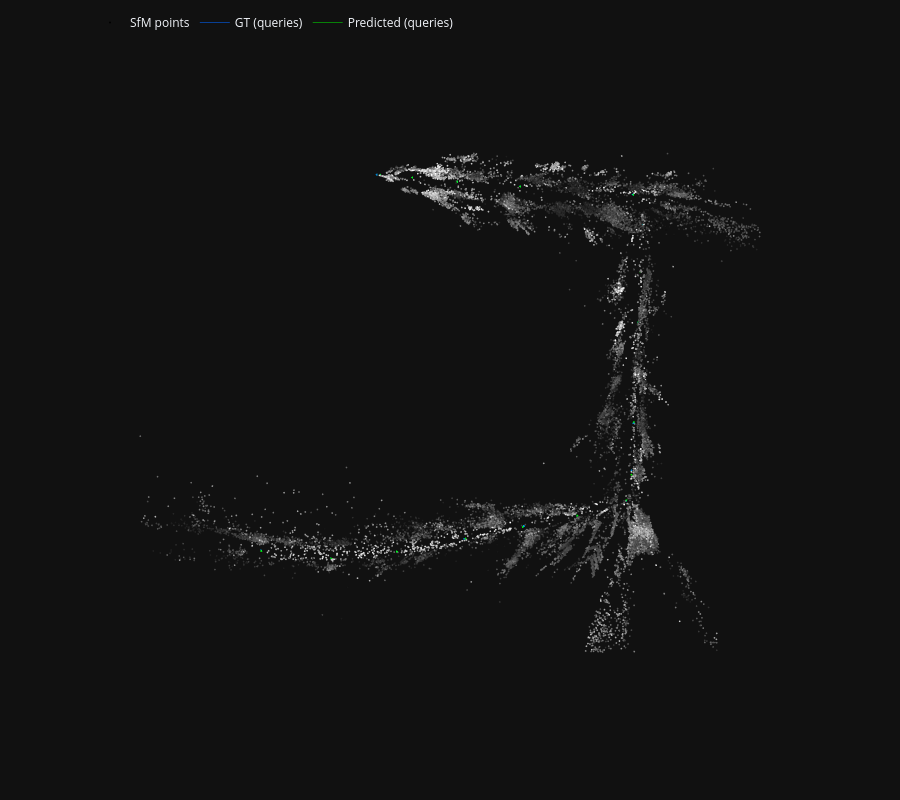

Notebook code for this chart:
### Markdown cell above
## 6. 全部 query：位姿表 + 3D（地图点 + GT/预测相机锥）

- 打印每帧 GT / predicted 的 translation、quaternion、位置误差  
- Plotly：SfM 三维点 + 全部 query 的 GT（蓝）与预测（绿）相机锥（`size=4`）

### Code cell
from hloc.utils import viz_3d

CAMERA_FRUSTUM_SIZE = 4.0  # larger cones (hloc default ~1)


def _pose_parts(pose):
    t = np.asarray(pose.translation, dtype=float)
    q = np.asarray(pose.rotation.quat, dtype=float)
    return t, q


def _print_pose(label: str, pose) -> None:
    t, q = _pose_parts(pose)
    print(f"{label}")
    print(f"  translation [m]:  [{t[0]:+.4f}, {t[1]:+.4f}, {t[2]:+.4f}]")
    print(f"  quaternion wxyz:  [{q[0]:+.6f}, {q[1]:+.6f}, {q[2]:+.6f}, {q[3]:+.6f}]")


def _enable_legend_last_trace(fig, name: str) -> None:
    """hloc plot_camera sets showlegend=False; re-enable one entry per group."""
    if fig.data:
        fig.data[-1].showlegend = True
        fig.data[-1].name = name


print(f"{'i':>3}  {'ts':>16}  {'ok':>3}  {'err_m':>8}  {'inliers':>12}")
print("-" * 72)
for i, (ts, r) in enumerate(zip(QUERY_TS_LIST, q_results)):
    print(f"\n=== query [{i+1:02d}/{len(q_results)}] ts={ts} camera={QUERY_CAMERA} ===")
    _print_pose("GT", r.gt_cam_from_world)
    if r.predicted.success and r.predicted.cam_from_world is not None:
        _print_pose("Predicted", r.predicted.cam_from_world)
        gt_t, _ = _pose_parts(r.gt_cam_from_world)
        pr_t, _ = _pose_parts(r.predicted.cam_from_world)
        err = float(np.linalg.norm(pr_t - gt_t))
        print(f"  position error: {err:.4f} m")
        print(
            f"  PnP inliers: {r.predicted.num_inliers}/"
            f"{r.predicted.num_correspondences}"
        )
        ok, err_s, inl = (
            "Y",
            f"{err:.4f}",
            f"{r.predicted.num_inliers}/{r.predicted.num_correspondences}",
        )
    else:
        print("Predicted: FAILED")
        ok, err_s, inl = "N", "-", "0/0"
    print(f"[{i+1:02d}] ts={ts}  ok={ok}  err_m={err_s}  inliers={inl}")

errs = []
for r in q_results:
    if r.predicted.success and r.predicted.cam_from_world is not None:
        errs.append(
            float(
                np.linalg.norm(
                    np.asarray(r.predicted.cam_from_world.translation)
                    - np.asarray(r.gt_cam_from_world.translation)
                )
            )
        )
n_ok = sum(1 for r in q_results if r.predicted.success)
print("\n=== aggregate ===")
print(f"Success: {n_ok}/{len(q_results)}")
if errs:
    print(
        f"Position error [m]: mean={np.mean(errs):.4f}  "
        f"median={np.median(errs):.4f}  max={np.max(errs):.4f}"
    )

fig_q = viz_3d.init_figure()
viz_3d.plot_reconstruction(
    fig_q,
    model,
    color="rgba(180,180,180,0.35)",
    name="SfM points",
    points_rgb=True,
    cameras=False,
    points=True,
)

gt_legend_done = False
pred_legend_done = False
for i, r in enumerate(q_results):
    viz_3d.plot_camera_colmap(
        fig_q,
        r.gt_cam_from_world,
        r.gt_camera,
        color="rgba(0,100,255,0.55)",
        name="GT (queries)",
        legendgroup="GT (queries)",
        fill=True,
        size=CAMERA_FRUSTUM_SIZE,
        text=f"GT {QUERY_TS_LIST[i]}",
    )
    if not gt_legend_done:
        _enable_legend_last_trace(fig_q, "GT (queries)")
        gt_legend_done = True

    if r.predicted.success and r.predicted.cam_from_world is not None:
        pred_cam = r.gt_camera
        if r.pnp_ret and r.pnp_ret.get("camera") is not None:
            pred_cam = r.pnp_ret["camera"]
        viz_3d.plot_camera_colmap(
            fig_q,
            r.predicted.cam_from_world,
            pred_cam,
            color="rgba(0,220,0,0.55)",
            name="Predicted (queries)",
            legendgroup="Predicted (queries)",
            fill=True,
            size=CAMERA_FRUSTUM_SIZE,
            text=f"Pred {QUERY_TS_LIST[i]}",
        )
        if not pred_legend_done:
            _enable_legend_last_trace(fig_q, "Predicted (queries)")
            pred_legend_done = True

fig_q.show()

### Figure 1 — Plotly figure (JSON) as saved in the notebook; plotly's stock layout.template omitted (floating-point values rounded to 4 significant figures; data arrays with more than 128 entries replaced by an {"elided": "..."} marker saying what was removed)
{"data": [{"legendgroup": "SfM points", "marker": {"color": {"elided": "26371x3 int values"}, "line": {"width": 0}, "size": 1}, "mode": "markers", "name": "SfM points", "type": "scatter3d", "x": {"elided": "26371 float values"}, "y": {"elided": "26371 float values"}, "z": {"elided": "26371 float values"}}, {"color": "rgba(0,100,255,0.55)", "hovertemplate": "GT 1400075224531875", "i": [0, 0, 0, 0], "j": [1, 2, 3, 4], "k": [2, 3, 4, 1], "legendgroup": "GT (queries)", "name": "GT (queries)", "showlegend": false, "type": "mesh3d", "x": [1.762, 2.738, 2.744, 2.705, 2.699, 2.738], "y": [-0.1153, -0.743, 0.514, 0.502, -0.755, -0.743], "z": [-1.127, -1.578, -1.562, -0.5994, -0.6154, -1.578]}, {"hovertemplate": "GT 1400075224531875", "legendgroup": "GT (queries)", "line": {"color": "rgba(0,100,255,0.55)", "width": 1}, "mode": "lines", "name": "GT (queries)", "showlegend": true, "type": "scatter3d", "x": [1.762, 2.738, 2.744, 1.762, 2.744, 2.705, 1.762, 2.705, 2.699, 1.762, 2.699, 2.738], "y": [-0.1153, -0.743, 0.514, -0.1153, 0.514, 0.502, -0.1153, 0.502, -0.755, -0.1153, -0.755, -0.743], "z": [-1.127, -1.578, -1.562, -1.127, -1.562, -0.5994, -1.127, -0.5994, -0.6154, -1.127, -0.6154, -1.578]}, {"color": "rgba(0,100,255,0.55)", "hovertemplate": "GT 1400075230343495", "i": [0, 0, 0, 0], "j": [1, 2, 3, 4], "k": [2, 3, 4, 1], "legendgroup": "GT (queries)", "name": "GT (queries)", "showlegend": false, "type": "mesh3d", "x": [4.15, 5.158, 5.088, 5.059, 5.13, 5.158], "y": [-0.08602, -0.645, 0.6057, 0.5796, -0.6712, -0.645], "z": [-1.022, -1.491, -1.459, -0.4932, -0.5249, -1.491]}, {"hovertemplate": "GT 1400075230343495", "legendgroup": "GT (queries)", "line": {"color": "rgba(0,100,255,0.55)", "width": 1}, "mode": "lines", "name": "GT (queries)", "showlegend": false, "type": "scatter3d", "x": [4.15, 5.158, 5.088, 4.15, 5.088, 5.059, 4.15, 5.059, 5.13, 4.15, 5.13, 5.158], "y": [-0.08602, -0.645, 0.6057, -0.08602, 0.6057, 0.5796, -0.08602, 0.5796, -0.6712, -0.08602, -0.6712, -0.645], "z": [-1.022, -1.491, -1.459, -1.022, -1.459, -0.4932, -1.022, -0.4932, -0.5249, -1.022, -0.5249, -1.491]}, {"color": "rgba(0,220,0,0.55)", "hovertemplate": "Pred 1400075230343495", "i": [0, 0, 0, 0], "j": [1, 2, 3, 4], "k": [2, 3, 4, 1], "legendgroup": "Predicted (queries)", "name": "Predicted (queries)", "showlegend": false, "type": "mesh3d", "x": [4.169, 5.179, 5.107, 5.077, 5.149, 5.179], "y": [-0.1135, -0.6715, 0.5792, 0.5531, -0.6976, -0.6715], "z": [-1.037, -1.505, -1.474, -0.5077, -0.5393, -1.505]}, {"hovertemplate": "Pred 1400075230343495", "legendgroup": "Predicted (queries)", "line": {"color": "rgba(0,220,0,0.55)", "width": 1}, "mode": "lines", "name": "Predicted (queries)", "showlegend": true, "type": "scatter3d", "x": [4.169, 5.179, 5.107, 4.169, 5.107, 5.077, 4.169, 5.077, 5.149, 4.169, 5.149, 5.179], "y": [-0.1135, -0.6715, 0.5792, -0.1135, 0.5792, 0.5531, -0.1135, 0.5531, -0.6976, -0.1135, -0.6976, -0.6715], "z": [-1.037, -1.505, -1.474, -1.037, -1.474, -0.5077, -1.037, -0.5077, -0.5393, -1.037, -0.5393, -1.505]}, {"color": "rgba(0,100,255,0.55)", "hovertemplate": "GT 1400075236217757", "i": [0, 0, 0, 0], "j": [1, 2, 3, 4], "k": [2, 3, 4, 1], "legendgroup": "GT (queries)", "name": "GT (queries)", "showlegend": false, "type": "mesh3d", "x": [26.1, 27.13, 27.0, 26.96, 27.1, 27.13], "y": [1.677, 1.2, 2.444, 2.36, 1.116, 1.2], "z": [-0.9989, -1.491, -1.386, -0.426, -0.5302, -1.491]}, {"hovertemplate": "GT 1400075236217757", "legendgroup": "GT (queries)", "line": {"color": "rgba(0,100,255,0.55)", "width": 1}, "mode": "lines", "name": "GT (queries)", "showlegend": false, "type": "scatter3d", "x": [26.1, 27.13, 27.0, 26.1, 27.0, 26.96, 26.1, 26.96, 27.1, 26.1, 27.1, 27.13], "y": [1.677, 1.2, 2.444, 1.677, 2.444, 2.36, 1.677, 2.36, 1.116, 1.677, 1.116, 1.2], "z": [-0.9989, -1.491, -1.386, -0.9989, -1.386, -0.426, -0.9989, -0.426, -0.5302, -0.9989, -0.5302, -1.491]}, {"color": "rgba(0,220,0,0.55)", "hovertemplate": "Pred 1400075236217757", "i": [0, 0, 0, 0], "j": [1, 2, 3, 4], "k": [2, 3, 4, 1], "legendgroup": "Predicted (queries)", "name": "Predicted (queries)", "showlegend": false, "type": "mesh3d", "x": [26.09, 27.13, 26.99, 26.96, 27.1, 27.13], "y": [1.674, 1.197, 2.441, 2.356, 1.113, 1.197], "z": [-1.031, -1.522, -1.417, -0.457, -0.5615, -1.522]}, {"hovertemplate": "Pred 1400075236217757", "legendgroup": "Predicted (queries)", "line": {"color": "rgba(0,220,0,0.55)", "width": 1}, "mode": "lines", "name": "Predicted (queries)", "showlegend": false, "type": "scatter3d", "x": [26.09, 27.13, 26.99, 26.09, 26.99, 26.96, 26.09, 26.96, 27.1, 26.09, 27.1, 27.13], "y": [1.674, 1.197, 2.441, 1.674, 2.441, 2.356, 1.674, 2.356, 1.113, 1.674, 1.113, 1.197], "z": [-1.031, -1.522, -1.417, -1.031, -1.417, -0.457, -1.031, -0.457, -0.5615, -1.031, -0.5615, -1.522]}, {"color": "rgba(0,100,255,0.55)", "hovertemplate": "GT 1400075242341819", "i": [0, 0, 0, 0], "j": [1, 2, 3, 4], "k": [2, 3, 4, 1], "legendgroup": "GT (queries)", "name": "GT (queries)", "showlegend": false, "type": "mesh3d", "x": [56.86, 57.91, 57.74, 57.71, 57.88, 57.91], "y": [4.492, 4.057, 5.293, 5.183, 3.946, 4.057], "z": [-0.9358, -1.438, -1.301, -0.3437, -0.4809, -1.438]}, {"hovertemplate": "GT 1400075242341819", "legendgroup": "GT (queries)", "line": {"color": "rgba(0,100,255,0.55)", "width": 1}, "mode": "lines", "name": "GT (queries)", "showlegend": false, "type": "scatter3d", "x": [56.86, 57.91, 57.74, 56.86, 57.74, 57.71, 56.86, 57.71, 57.88, 56.86, 57.88, 57.91], "y": [4.492, 4.057, 5.293, 4.492, 5.293, 5.183, 4.492, 5.183, 3.946, 4.492, 3.946, 4.057], "z": [-0.9358, -1.438, -1.301, -0.9358, -1.301, -0.3437, -0.9358, -0.3437, -0.4809, -0.9358, -0.4809, -1.438]}, {"color": "rgba(0,220,0,0.55)", "hovertemplate": "Pred 1400075242341819", "i": [0, 0, 0, 0], "j": [1, 2, 3, 4], "k": [2, 3, 4, 1], "legendgroup": "Predicted (queries)", "name": "Predicted (queries)", "showlegend": false, "type": "mesh3d", "x": [56.79, 57.84, 57.67, 57.64, 57.81, 57.84], "y": [4.524, 4.089, 5.325, 5.214, 3.977, 4.089], "z": [-0.9334, -1.437, -1.299, -0.341, -0.4798, -1.437]}, {"hovertemplate": "Pred 1400075242341819", "legendgroup": "Predicted (queries)", "line": {"color": "rgba(0,220,0,0.55)", "width": 1}, "mode": "lines", "name": "Predicted (queries)", "showlegend": false, "type": "scatter3d", "x": [56.79, 57.84, 57.67, 56.79, 57.67, 57.64, 56.79, 57.64, 57.81, 56.79, 57.81, 57.84], "y": [4.524, 4.089, 5.325, 4.524, 5.325, 5.214, 4.524, 5.214, 3.977, 4.524, 3.977, 4.089], "z": [-0.9334, -1.437, -1.299, -0.9334, -1.299, -0.341, -0.9334, -0.341, -0.4798, -0.9334, -0.4798, -1.437]}, {"color": "rgba(0,100,255,0.55)", "hovertemplate": "GT 1400075249403383", "i": [0, 0, 0, 0], "j": [1, 2, 3, 4], "k": [2, 3, 4, 1], "legendgroup": "GT (queries)", "name": "GT (queries)", "showlegend": false, "type": "mesh3d", "x": [99.84, 100.9, 100.7, 100.7, 100.8, 100.9], "y": [7.811, 7.338, 8.584, 8.482, 7.236, 7.338], "z": [-0.8563, -1.36, -1.232, -0.2762, -0.4044, -1.36]}, {"hovertemplate": "GT 1400075249403383", "legendgroup": "GT (queries)", "line": {"color": "rgba(0,100,255,0.55)", "width": 1}, "mode": "lines", "name": "GT (queries)", "showlegend": false, "type": "scatter3d", "x": [99.84, 100.9, 100.7, 99.84, 100.7, 100.7, 99.84, 100.7, 100.8, 99.84, 100.8, 100.9], "y": [7.811, 7.338, 8.584, 7.811, 8.584, 8.482, 7.811, 8.482, 7.236, 7.811, 7.236, 7.338], "z": [-0.8563, -1.36, -1.232, -0.8563, -1.232, -0.2762, -0.8563, -0.2762, -0.4044, -0.8563, -0.4044, -1.36]}, {"color": "rgba(0,220,0,0.55)", "hovertemplate": "Pred 1400075249403383", "i": [0, 0, 0, 0], "j": [1, 2, 3, 4], "k": [2, 3, 4, 1], "legendgroup": "Predicted (queries)", "name": "Predicted (queries)", "showlegend": false, "type": "mesh3d", "x": [99.9, 100.9, 100.8, 100.8, 100.9, 100.9], "y": [7.909, 7.435, 8.681, 8.58, 7.334, 7.435], "z": [-0.8091, -1.314, -1.186, -0.2298, -0.3581, -1.314]}, {"hovertemplate": "Pred 1400075249403383", "legendgroup": "Predicted (queries)", "line": {"color": "rgba(0,220,0,0.55)", "width": 1}, "mode": "lines", "name": "Predicted (queries)", "showlegend": false, "type": "scatter3d", "x": [99.9, 100.9, 100.8, 99.9, 100.8, 100.8, 99.9, 100.8, 100.9, 99.9, 100.9, 100.9], "y": [7.909, 7.435, 8.681, 7.909, 8.681, 8.58, 7.909, 8.58, 7.334, 7.909, 7.334, 7.435], "z": [-0.8091, -1.314, -1.186, -0.8091, -1.186, -0.2298, -0.8091, -0.2298, -0.3581, -0.8091, -0.3581, -1.314]}, {"color": "rgba(0,100,255,0.55)", "hovertemplate": "GT 1400075255715127", "i": [0, 0, 0, 0], "j": [1, 2, 3, 4], "k": [2, 3, 4, 1], "legendgroup": "GT (queries)", "name": "GT (queries)", "showlegend": false, "type": "mesh3d", "x": [141.9, 142.9, 142.8, 142.7, 142.9, 142.9], "y": [10.76, 10.29, 11.53, 11.43, 10.2, 10.29], "z": [-0.6961, -1.184, -1.07, -0.1074, -0.221, -1.184]}, {"hovertemplate": "GT 1400075255715127", "legendgroup": "GT (queries)", "line": {"color": "rgba(0,100,255,0.55)", "width": 1}, "mode": "lines", "name": "GT (queries)", "showlegend": false, "type": "scatter3d", "x": [141.9, 142.9, 142.8, 141.9, 142.8, 142.7, 141.9, 142.7, 142.9, 141.9, 142.9, 142.9], "y": [10.76, 10.29, 11.53, 10.76, 11.53, 11.43, 10.76, 11.43, 10.2, 10.76, 10.2, 10.29], "z": [-0.6961, -1.184, -1.07, -0.6961, -1.07, -0.1074, -0.6961, -0.1074, -0.221, -0.6961, -0.221, -1.184]}, {"color": "rgba(0,220,0,0.55)", "hovertemplate": "Pred 1400075255715127", "i": [0, 0, 0, 0], "j": [1, 2, 3, 4], "k": [2, 3, 4, 1], "legendgroup": "Predicted (queries)", "name": "Predicted (queries)", "showlegend": false, "type": "mesh3d", "x": [142.0, 143.0, 142.9, 142.8, 143.0, 143.0], "y": [10.8, 10.33, 11.56, 11.48, 10.24, 10.33], "z": [-0.8703, -1.347, -1.244, -0.2811, -0.3836, -1.347]}, {"hovertemplate": "Pred 1400075255715127", "legendgroup": "Predicted (queries)", "line": {"color": "rgba(0,220,0,0.55)", "width": 1}, "mode": "lines", "name": "Predicted (queries)", "showlegend": false, "type": "scatter3d", "x": [142.0, 143.0, 142.9, 142.0, 142.9, 142.8, 142.0, 142.8, 143.0, 142.0, 143.0, 143.0], "y": [10.8, 10.33, 11.56, 10.8, 11.56, 11.48, 10.8, 11.48, 10.24, 10.8, 10.24, 10.33], "z": [-0.8703, -1.347, -1.244, -0.8703, -1.244, -0.2811, -0.8703, -0.2811, -0.3836, -0.8703, -0.3836, -1.347]}, {"color": "rgba(0,100,255,0.55)", "hovertemplate": "GT 1400075261526870", "i": [0, 0, 0, 0], "j": [1, 2, 3, 4], "k": [2, 3, 4, 1], "legendgroup": "GT (queries)", "name": "GT (queries)", "showlegend": false, "type": "mesh3d", "x": [176.8, 177.9, 177.7, 177.6, 177.8, 177.9], "y": [13.4, 13.0, 14.23, 14.11, 12.89, 13.0], "z": [-0.4683, -0.9534, -0.8191, 0.1434, 0.009009, -0.9534]}, {"hovertemplate": "GT 1400075261526870", "legendgroup": "GT (queries)", "line": {"color": "rgba(0,100,255,0.55)", "width": 1}, "mode": "lines", "name": "GT (queries)", "showlegend": false, "type": "scatter3d", "x": [176.8, 177.9, 177.7, 176.8, 177.7, 177.6, 176.8, 177.6, 177.8, 176.8, 177.8, 177.9], "y": [13.4, 13.0, 14.23, 13.4, 14.23, 14.11, 13.4, 14.11, 12.89, 13.4, 12.89, 13.0], "z": [-0.4683, -0.9534, -0.8191, -0.4683, -0.8191, 0.1434, -0.4683, 0.1434, 0.009009, -0.4683, 0.009009, -0.9534]}, {"color": "rgba(0,220,0,0.55)", "hovertemplate": "Pred 1400075261526870", "i": [0, 0, 0, 0], "j": [1, 2, 3, 4], "k": [2, 3, 4, 1], "legendgroup": "Predicted (queries)", "name": "Predicted (queries)", "showlegend": false, "type": "mesh3d", "x": [177.3, 178.3, 178.1, 178.1, 178.3, 178.3], "y": [13.37, 12.98, 14.2, 14.09, 12.87, 12.98], "z": [-0.5773, -1.058, -0.9228, 0.03922, -0.09609, -1.058]}, {"hovertemplate": "Pred 1400075261526870", "legendgroup": "Predicted (queries)", "line": {"color": "rgba(0,220,0,0.55)", "width": 1}, "mode": "lines", "name": "Predicted (queries)", "showlegend": false, "type": "scatter3d", "x": [177.3, 178.3, 178.1, 177.3, 178.1, 178.1, 177.3, 178.1, 178.3, 177.3, 178.3, 178.3], "y": [13.37, 12.98, 14.2, 13.37, 14.2, 14.09, 13.37, 14.09, 12.87, 13.37, 12.87, 12.98], "z": [-0.5773, -1.058, -0.9228, -0.5773, -0.9228, 0.03922, -0.5773, 0.03922, -0.09609, -0.5773, -0.09609, -1.058]}, {"color": "rgba(0,100,255,0.55)", "hovertemplate": "GT 1400075267401045", "i": [0, 0, 0, 0], "j": [1, 2, 3, 4], "k": [2, 3, 4, 1], "legendgroup": "GT (queries)", "name": "GT (queries)", "showlegend": false, "type": "mesh3d", "x": [184.0, 184.6, 183.3, 183.3, 184.6, 184.6], "y": [32.9, 33.97, 33.85, 33.74, 33.86, 33.97], "z": [1.579, 1.203, 1.224, 2.181, 2.16, 1.203]}, {"hovertemplate": "GT 1400075267401045", "legendgroup": "GT (queries)", "line": {"color": "rgba(0,100,255,0.55)", "width": 1}, "mode": "lines", "name": "GT (queries)", "showlegend": false, "type": "scatter3d", "x": [184.0, 184.6, 183.3, 184.0, 183.3, 183.3, 184.0, 183.3, 184.6, 184.0, 184.6, 184.6], "y": [32.9, 33.97, 33.85, 32.9, 33.85, 33.74, 32.9, 33.74, 33.86, 32.9, 33.86, 33.97], "z": [1.579, 1.203, 1.224, 1.579, 1.224, 2.181, 1.579, 2.181, 2.16, 1.579, 2.16, 1.203]}, {"color": "rgba(0,220,0,0.55)", "hovertemplate": "Pred 1400075267401045", "i": [0, 0, 0, 0], "j": [1, 2, 3, 4], "k": [2, 3, 4, 1], "legendgroup": "Predicted (queries)", "name": "Predicted (queries)", "showlegend": false, "type": "mesh3d", "x": [184.4, 184.9, 183.6, 183.6, 184.9, 184.9], "y": [32.71, 33.78, 33.64, 33.54, 33.68, 33.78], "z": [1.763, 1.375, 1.38, 2.339, 2.334, 1.375]}, {"hovertemplate": "Pred 1400075267401045", "legendgroup": "Predicted (queries)", "line": {"color": "rgba(0,220,0,0.55)", "width": 1}, "mode": "lines", "name": "Predicted (queries)", "showlegend": false, "type": "scatter3d", "x": [184.4, 184.9, 183.6, 184.4, 183.6, 183.6, 184.4, 183.6, 184.9, 184.4, 184.9, 184.9], "y": [32.71, 33.78, 33.64, 32.71, 33.64, 33.54, 32.71, 33.54, 33.68, 32.71, 33.68, 33.78], "z": [1.763, 1.375, 1.38, 1.763, 1.38, 2.339, 1.763, 2.339, 2.334, 1.763, 2.334, 1.375]}, {"color": "rgba(0,100,255,0.55)", "hovertemplate": "GT 1400075273275260", "i": [0, 0, 0, 0], "j": [1, 2, 3, 4], "k": [2, 3, 4, 1], "legendgroup": "GT (queries)", "name": "GT (queries)", "showlegend": false, "type": "mesh3d", "x": [182.9, 183.5, 182.3, 182.3, 183.5, 183.5], "y": [65.41, 66.42, 66.36, 66.24, 66.3, 66.42], "z": [4.875, 4.506, 4.517, 5.473, 5.462, 4.506]}, {"hovertemplate": "GT 1400075273275260", "legendgroup": "GT (queries)", "line": {"color": "rgba(0,100,255,0.55)", "width": 1}, "mode": "lines", "name": "GT (queries)", "showlegend": false, "type": "scatter3d", "x": [182.9, 183.5, 182.3, 182.9, 182.3, 182.3, 182.9, 182.3, 183.5, 182.9, 183.5, 183.5], "y": [65.41, 66.42, 66.36, 65.41, 66.36, 66.24, 65.41, 66.24, 66.3, 65.41, 66.3, 66.42], "z": [4.875, 4.506, 4.517, 4.875, 4.517, 5.473, 4.875, 5.473, 5.462, 4.875, 5.462, 4.506]}, {"color": "rgba(0,220,0,0.55)", "hovertemplate": "Pred 1400075273275260", "i": [0, 0, 0, 0], "j": [1, 2, 3, 4], "k": [2, 3, 4, 1], "legendgroup": "Predicted (queries)", "name": "Predicted (queries)", "showlegend": false, "type": "mesh3d", "x": [182.9, 183.5, 182.2, 182.2, 183.5, 183.5], "y": [65.83, 66.84, 66.79, 66.67, 66.72, 66.84], "z": [4.881, 4.513, 4.528, 5.483, 5.468, 4.513]}, {"hovertemplate": "Pred 1400075273275260", "legendgroup": "Predicted (queries)", "line": {"color": "rgba(0,220,0,0.55)", "width": 1}, "mode": "lines", "name": "Predicted (queries)", "showlegend": false, "type": "scatter3d", "x": [182.9, 183.5, 182.2, 182.9, 182.2, 182.2, 182.9, 182.2, 183.5, 182.9, 183.5, 183.5], "y": [65.83, 66.84, 66.79, 65.83, 66.79, 66.67, 65.83, 66.67, 66.72, 65.83, 66.72, 66.84], "z": [4.881, 4.513, 4.528, 4.881, 4.528, 5.483, 4.881, 5.483, 5.468, 4.881, 5.468, 4.513]}, {"color": "rgba(0,100,255,0.55)", "hovertemplate": "GT 1400075279149356", "i": [0, 0, 0, 0], "j": [1, 2, 3, 4], "k": [2, 3, 4, 1], "legendgroup": "GT (queries)", "name": "GT (queries)", "showlegend": false, "type": "mesh3d", "x": [181.2, 181.7, 180.5, 180.5, 181.7, 181.7], "y": [100.7, 101.8, 101.7, 101.6, 101.7, 101.8], "z": [8.224, 7.845, 7.877, 8.836, 8.804, 7.845]}, {"hovertemplate": "GT 1400075279149356", "legendgroup": "GT (queries)", "line": {"color": "rgba(0,100,255,0.55)", "width": 1}, "mode": "lines", "name": "GT (queries)", "showlegend": false, "type": "scatter3d", "x": [181.2, 181.7, 180.5, 181.2, 180.5, 180.5, 181.2, 180.5, 181.7, 181.2, 181.7, 181.7], "y": [100.7, 101.8, 101.7, 100.7, 101.7, 101.6, 100.7, 101.6, 101.7, 100.7, 101.7, 101.8], "z": [8.224, 7.845, 7.877, 8.224, 7.877, 8.836, 8.224, 8.836, 8.804, 8.224, 8.804, 7.845]}, {"color": "rgba(0,220,0,0.55)", "hovertemplate": "Pred 1400075279149356", "i": [0, 0, 0, 0], "j": [1, 2, 3, 4], "k": [2, 3, 4, 1], "legendgroup": "Predicted (queries)", "name": "Predicted (queries)", "showlegend": false, "type": "mesh3d", "x": [181.2, 181.7, 180.5, 180.5, 181.7, 181.7], "y": [100.8, 101.9, 101.8, 101.7, 101.8, 101.9], "z": [8.171, 7.797, 7.827, 8.785, 8.755, 7.797]}, {"hovertemplate": "Pred 1400075279149356", "legendgroup": "Predicted (queries)", "line": {"color": "rgba(0,220,0,0.55)", "width": 1}, "mode": "lines", "name": "Predicted (queries)", "showlegend": false, "type": "scatter3d", "x": [181.2, 181.7, 180.5, 181.2, 180.5, 180.5, 181.2, 180.5, 181.7, 181.2, 181.7, 181.7], "y": [100.8, 101.9, 101.8, 100.8, 101.8, 101.7, 100.8, 101.7, 101.8, 100.8, 101.8, 101.9], "z": [8.171, 7.797, 7.827, 8.171, 7.827, 8.785, 8.171, 8.785, 8.755, 8.171, 8.755, 7.797]}, {"color": "rgba(0,100,255,0.55)", "hovertemplate": "GT 1400075285336024", "i": [0, 0, 0, 0], "j": [1, 2, 3, 4], "k": [2, 3, 4, 1], "legendgroup": "GT (queries)", "name": "GT (queries)", "showlegend": false, "type": "mesh3d", "x": [180.5, 181.1, 179.8, 179.8, 181.1, 181.1], "y": [136.1, 137.2, 137.1, 136.9, 137.0, 137.2], "z": [11.07, 10.74, 10.74, 11.69, 11.7, 10.74]}, {"hovertemplate": "GT 1400075285336024", "legendgroup": "GT (queries)", "line": {"color": "rgba(0,100,255,0.55)", "width": 1}, "mode": "lines", "name": "GT (queries)", "showlegend": false, "type": "scatter3d", "x": [180.5, 181.1, 179.8, 180.5, 179.8, 179.8, 180.5, 179.8, 181.1, 180.5, 181.1, 181.1], "y": [136.1, 137.2, 137.1, 136.1, 137.1, 136.9, 136.1, 136.9, 137.0, 136.1, 137.0, 137.2], "z": [11.07, 10.74, 10.74, 11.07, 10.74, 11.69, 11.07, 11.69, 11.7, 11.07, 11.7, 10.74]}, {"color": "rgba(0,220,0,0.55)", "hovertemplate": "Pred 1400075285336024", "i": [0, 0, 0, 0], "j": [1, 2, 3, 4], "k": [2, 3, 4, 1], "legendgroup": "Predicted (queries)", "name": "Predicted (queries)", "showlegend": false, "type": "mesh3d", "x": [180.4, 181.0, 179.7, 179.7, 181.0, 181.0], "y": [135.8, 136.9, 136.8, 136.6, 136.7, 136.9], "z": [11.06, 10.72, 10.72, 11.68, 11.68, 10.72]}, {"hovertemplate": "Pred 1400075285336024", "legendgroup": "Predicted (queries)", "line": {"color": "rgba(0,220,0,0.55)", "width": 1}, "mode": "lines", "name": "Predicted (queries)", "showlegend": false, "type": "scatter3d", "x": [180.4, 181.0, 179.7, 180.4, 179.7, 179.7, 180.4, 179.7, 181.0, 180.4, 181.0, 181.0], "y": [135.8, 136.9, 136.8, 135.8, 136.8, 136.6, 135.8, 136.6, 136.7, 135.8, 136.7, 136.9], "z": [11.06, 10.72, 10.72, 11.06, 10.72, 11.68, 11.06, 11.68, 11.68, 11.06, 11.68, 10.72]}, {"color": "rgba(0,100,255,0.55)", "hovertemplate": "GT 1400075291460323", "i": [0, 0, 0, 0], "j": [1, 2, 3, 4], "k": [2, 3, 4, 1], "legendgroup": "GT (queries)", "name": "GT (queries)", "showlegend": false, "type": "mesh3d", "x": [178.2, 178.7, 177.5, 177.5, 178.7, 178.7], "y": [169.9, 171.0, 170.9, 170.8, 170.8, 171.0], "z": [13.95, 13.59, 13.61, 14.57, 14.55, 13.59]}, {"hovertemplate": "GT 1400075291460323", "legendgroup": "GT (queries)", "line": {"color": "rgba(0,100,255,0.55)", "width": 1}, "mode": "lines", "name": "GT (queries)", "showlegend": false, "type": "scatter3d", "x": [178.2, 178.7, 177.5, 178.2, 177.5, 177.5, 178.2, 177.5, 178.7, 178.2, 178.7, 178.7], "y": [169.9, 171.0, 170.9, 169.9, 170.9, 170.8, 169.9, 170.8, 170.8, 169.9, 170.8, 171.0], "z": [13.95, 13.59, 13.61, 13.95, 13.61, 14.57, 13.95, 14.57, 14.55, 13.95, 14.55, 13.59]}, {"color": "rgba(0,220,0,0.55)", "hovertemplate": "Pred 1400075291460323", "i": [0, 0, 0, 0], "j": [1, 2, 3, 4], "k": [2, 3, 4, 1], "legendgroup": "Predicted (queries)", "name": "Predicted (queries)", "showlegend": false, "type": "mesh3d", "x": [178.2, 178.8, 177.5, 177.5, 178.8, 178.8], "y": [169.1, 170.2, 170.1, 170.0, 170.1, 170.2], "z": [14.28, 13.91, 13.92, 14.88, 14.86, 13.91]}, {"hovertemplate": "Pred 1400075291460323", "legendgroup": "Predicted (queries)", "line": {"color": "rgba(0,220,0,0.55)", "width": 1}, "mode": "lines", "name": "Predicted (queries)", "showlegend": false, "type": "scatter3d", "x": [178.2, 178.8, 177.5, 178.2, 177.5, 177.5, 178.2, 177.5, 178.8, 178.2, 178.8, 178.8], "y": [169.1, 170.2, 170.1, 169.1, 170.1, 170.0, 169.1, 170.0, 170.1, 169.1, 170.1, 170.2], "z": [14.28, 13.91, 13.92, 14.28, 13.92, 14.88, 14.28, 14.88, 14.86, 14.28, 14.86, 13.91]}, {"color": "rgba(0,100,255,0.55)", "hovertemplate": "GT 1400075297396998", "i": [0, 0, 0, 0], "j": [1, 2, 3, 4], "k": [2, 3, 4, 1], "legendgroup": "GT (queries)", "name": "GT (queries)", "showlegend": false, "type": "mesh3d", "x": [176.8, 177.3, 176.1, 176.1, 177.3, 177.3], "y": [202.6, 203.5, 203.5, 203.3, 203.4, 203.5], "z": [17.37, 17.01, 17.04, 17.99, 17.97, 17.01]}, {"hovertemplate": "GT 1400075297396998", "legendgroup": "GT (queries)", "line": {"color": "rgba(0,100,255,0.55)", "width": 1}, "mode": "lines", "name": "GT (queries)", "showlegend": false, "type": "scatter3d", "x": [176.8, 177.3, 176.1, 176.8, 176.1, 176.1, 176.8, 176.1, 177.3, 176.8, 177.3, 177.3], "y": [202.6, 203.5, 203.5, 202.6, 203.5, 203.3, 202.6, 203.3, 203.4, 202.6, 203.4, 203.5], "z": [17.37, 17.01, 17.04, 17.37, 17.04, 17.99, 17.37, 17.99, 17.97, 17.37, 17.97, 17.01]}, {"color": "rgba(0,220,0,0.55)", "hovertemplate": "Pred 1400075297396998", "i": [0, 0, 0, 0], "j": [1, 2, 3, 4], "k": [2, 3, 4, 1], "legendgroup": "Predicted (queries)", "name": "Predicted (queries)", "showlegend": false, "type": "mesh3d", "x": [176.5, 177.1, 175.8, 175.9, 177.1, 177.1], "y": [205.5, 206.5, 206.4, 206.3, 206.3, 206.5], "z": [17.51, 17.15, 17.19, 18.14, 18.1, 17.15]}, {"hovertemplate": "Pred 1400075297396998", "legendgroup": "Predicted (queries)", "line": {"color": "rgba(0,220,0,0.55)", "width": 1}, "mode": "lines", "name": "Predicted (queries)", "showlegend": false, "type": "scatter3d", "x": [176.5, 177.1, 175.8, 176.5, 175.8, 175.9, 176.5, 175.9, 177.1, 176.5, 177.1, 177.1], "y": [205.5, 206.5, 206.4, 205.5, 206.4, 206.3, 205.5, 206.3, 206.3, 205.5, 206.3, 206.5], "z": [17.51, 17.15, 17.19, 17.51, 17.19, 18.14, 17.51, 18.14, 18.1, 17.51, 18.1, 17.15]}, {"color": "rgba(0,100,255,0.55)", "hovertemplate": "GT 1400075303458560", "i": [0, 0, 0, 0], "j": [1, 2, 3, 4], "k": [2, 3, 4, 1], "legendgroup": "GT (queries)", "name": "GT (queries)", "showlegend": false, "type": "mesh3d", "x": [173.5, 173.3, 172.4, 172.4, 173.3, 173.3], "y": [223.4, 224.6, 223.7, 223.6, 224.5, 224.6], "z": [19.27, 18.92, 18.88, 19.84, 19.88, 18.92]}, {"hovertemplate": "GT 1400075303458560", "legendgroup": "GT (queries)", "line": {"color": "rgba(0,100,255,0.55)", "width": 1}, "mode": "lines", "name": "GT (queries)", "showlegend": false, "type": "scatter3d", "x": [173.5, 173.3, 172.4, 173.5, 172.4, 172.4, 173.5, 172.4, 173.3, 173.5, 173.3, 173.3], "y": [223.4, 224.6, 223.7, 223.4, 223.7, 223.6, 223.4, 223.6, 224.5, 223.4, 224.5, 224.6], "z": [19.27, 18.92, 18.88, 19.27, 18.88, 19.84, 19.27, 19.84, 19.88, 19.27, 19.88, 18.92]}, {"color": "rgba(0,220,0,0.55)", "hovertemplate": "Pred 1400075303458560", "i": [0, 0, 0, 0], "j": [1, 2, 3, 4], "k": [2, 3, 4, 1], "legendgroup": "Predicted (queries)", "name": "Predicted (queries)", "showlegend": false, "type": "mesh3d", "x": [173.6, 173.4, 172.5, 172.5, 173.4, 173.4], "y": [223.1, 224.3, 223.4, 223.3, 224.2, 224.3], "z": [19.2, 18.83, 18.8, 19.76, 19.79, 18.83]}, {"hovertemplate": "Pred 1400075303458560", "legendgroup": "Predicted (queries)", "line": {"color": "rgba(0,220,0,0.55)", "width": 1}, "mode": "lines", "name": "Predicted (queries)", "showlegend": false, "type": "scatter3d", "x": [173.6, 173.4, 172.5, 173.6, 172.5, 172.5, 173.6, 172.5, 173.4, 173.6, 173.4, 173.4], "y": [223.1, 224.3, 223.4, 223.1, 223.4, 223.3, 223.1, 223.3, 224.2, 223.1, 224.2, 224.3], "z": [19.2, 18.83, 18.8, 19.2, 18.8, 19.76, 19.2, 19.76, 19.79, 19.2, 19.79, 18.83]}, {"color": "rgba(0,100,255,0.55)", "hovertemplate": "GT 1400075310457617", "i": [0, 0, 0, 0], "j": [1, 2, 3, 4], "k": [2, 3, 4, 1], "legendgroup": "GT (queries)", "name": "GT (queries)", "showlegend": false, "type": "mesh3d", "x": [140.1, 139.3, 139.0, 139.1, 139.3, 139.3], "y": [234.1, 235.0, 233.8, 233.7, 234.9, 235.0], "z": [20.4, 20.03, 19.95, 20.92, 20.99, 20.03]}, {"hovertemplate": "GT 1400075310457617", "legendgroup": "GT (queries)", "line": {"color": "rgba(0,100,255,0.55)", "width": 1}, "mode": "lines", "name": "GT (queries)", "showlegend": false, "type": "scatter3d", "x": [140.1, 139.3, 139.0, 140.1, 139.0, 139.1, 140.1, 139.1, 139.3, 140.1, 139.3, 139.3], "y": [234.1, 235.0, 233.8, 234.1, 233.8, 233.7, 234.1, 233.7, 234.9, 234.1, 234.9, 235.0], "z": [20.4, 20.03, 19.95, 20.4, 19.95, 20.92, 20.4, 20.92, 20.99, 20.4, 20.99, 20.03]}, {"color": "rgba(0,220,0,0.55)", "hovertemplate": "Pred 1400075310457617", "i": [0, 0, 0, 0], "j": [1, 2, 3, 4], "k": [2, 3, 4, 1], "legendgroup": "Predicted (queries)", "name": "Predicted (queries)", "showlegend": false, "type": "mesh3d", "x": [140.2, 139.3, 139.1, 139.1, 139.4, 139.3], "y": [234.1, 235.0, 233.7, 233.7, 234.9, 235.0], "z": [20.41, 20.03, 19.96, 20.92, 20.99, 20.03]}, {"hovertemplate": "Pred 1400075310457617", "legendgroup": "Predicted (queries)", "line": {"color": "rgba(0,220,0,0.55)", "width": 1}, "mode": "lines", "name": "Predicted (queries)", "showlegend": false, "type": "scatter3d", "x": [140.2, 139.3, 139.1, 140.2, 139.1, 139.1, 140.2, 139.1, 139.4, 140.2, 139.4, 139.3], "y": [234.1, 235.0, 233.7, 234.1, 233.7, 233.7, 234.1, 233.7, 234.9, 234.1, 234.9, 235.0], "z": [20.41, 20.03, 19.96, 20.41, 19.96, 20.92, 20.41, 20.92, 20.99, 20.41, 20.99, 20.03]}, {"color": "rgba(0,100,255,0.55)", "hovertemplate": "GT 1400075316706805", "i": [0, 0, 0, 0], "j": [1, 2, 3, 4], "k": [2, 3, 4, 1], "legendgroup": "GT (queries)", "name": "GT (queries)", "showlegend": false, "type": "mesh3d", "x": [103.6, 102.8, 102.6, 102.6, 102.8, 102.8], "y": [241.3, 242.1, 240.9, 240.8, 242.1, 242.1], "z": [20.75, 20.37, 20.29, 21.24, 21.32, 20.37]}, {"hovertemplate": "GT 1400075316706805", "legendgroup": "GT (queries)", "line": {"color": "rgba(0,100,255,0.55)", "width": 1}, "mode": "lines", "name": "GT (queries)", "showlegend": false, "type": "scatter3d", "x": [103.6, 102.8, 102.6, 103.6, 102.6, 102.6, 103.6, 102.6, 102.8, 103.6, 102.8, 102.8], "y": [241.3, 242.1, 240.9, 241.3, 240.9, 240.8, 241.3, 240.8, 242.1, 241.3, 242.1, 242.1], "z": [20.75, 20.37, 20.29, 20.75, 20.29, 21.24, 20.75, 21.24, 21.32, 20.75, 21.32, 20.37]}, {"color": "rgba(0,220,0,0.55)", "hovertemplate": "Pred 1400075316706805", "i": [0, 0, 0, 0], "j": [1, 2, 3, 4], "k": [2, 3, 4, 1], "legendgroup": "Predicted (queries)", "name": "Predicted (queries)", "showlegend": false, "type": "mesh3d", "x": [102.8, 102.0, 101.8, 101.8, 102.0, 102.0], "y": [241.9, 242.7, 241.5, 241.4, 242.7, 242.7], "z": [21.61, 21.2, 21.12, 22.08, 22.15, 21.2]}, {"hovertemplate": "Pred 1400075316706805", "legendgroup": "Predicted (queries)", "line": {"color": "rgba(0,220,0,0.55)", "width": 1}, "mode": "lines", "name": "Predicted (queries)", "showlegend": false, "type": "scatter3d", "x": [102.8, 102.0, 101.8, 102.8, 101.8, 101.8, 102.8, 101.8, 102.0, 102.8, 102.0, 102.0], "y": [241.9, 242.7, 241.5, 241.9, 241.5, 241.4, 241.9, 241.4, 242.7, 241.9, 242.7, 242.7], "z": [21.61, 21.2, 21.12, 21.61, 21.12, 22.08, 21.61, 22.08, 22.15, 21.61, 22.15, 21.2]}, {"color": "rgba(0,100,255,0.55)", "hovertemplate": "GT 1400075323393362", "i": [0, 0, 0, 0], "j": [1, 2, 3, 4], "k": [2, 3, 4, 1], "legendgroup": "GT (queries)", "name": "GT (queries)", "showlegend": false, "type": "mesh3d", "x": [62.95, 62.1, 61.87, 61.93, 62.16, 62.1], "y": [250.2, 251.0, 249.8, 249.7, 251.0, 251.0], "z": [21.36, 20.99, 20.91, 21.87, 21.95, 20.99]}, {"hovertemplate": "GT 1400075323393362", "legendgroup": "GT (queries)", "line": {"color": "rgba(0,100,255,0.55)", "width": 1}, "mode": "lines", "name": "GT (queries)", "showlegend": false, "type": "scatter3d", "x": [62.95, 62.1, 61.87, 62.95, 61.87, 61.93, 62.95, 61.93, 62.16, 62.95, 62.16, 62.1], "y": [250.2, 251.0, 249.8, 250.2, 249.8, 249.7, 250.2, 249.7, 251.0, 250.2, 251.0, 251.0], "z": [21.36, 20.99, 20.91, 21.36, 20.91, 21.87, 21.36, 21.87, 21.95, 21.36, 21.95, 20.99]}, {"color": "rgba(0,220,0,0.55)", "hovertemplate": "Pred 1400075323393362", "i": [0, 0, 0, 0], "j": [1, 2, 3, 4], "k": [2, 3, 4, 1], "legendgroup": "Predicted (queries)", "name": "Predicted (queries)", "showlegend": false, "type": "mesh3d", "x": [63.9, 63.05, 62.82, 62.88, 63.11, 63.05], "y": [249.8, 250.7, 249.4, 249.3, 250.6, 250.7], "z": [21.11, 20.76, 20.65, 21.61, 21.72, 20.76]}, {"hovertemplate": "Pred 1400075323393362", "legendgroup": "Predicted (queries)", "line": {"color": "rgba(0,220,0,0.55)", "width": 1}, "mode": "lines", "name": "Predicted (queries)", "showlegend": false, "type": "scatter3d", "x": [63.9, 63.05, 62.82, 63.9, 62.82, 62.88, 63.9, 62.88, 63.11, 63.9, 63.11, 63.05], "y": [249.8, 250.7, 249.4, 249.8, 249.4, 249.3, 249.8, 249.3, 250.6, 249.8, 250.6, 250.7], "z": [21.11, 20.76, 20.65, 21.11, 20.65, 21.61, 21.11, 21.61, 21.72, 21.11, 21.72, 20.76]}, {"color": "rgba(0,100,255,0.55)", "hovertemplate": "GT 1400075330517400", "i": [0, 0, 0, 0], "j": [1, 2, 3, 4], "k": [2, 3, 4, 1], "legendgroup": "GT (queries)", "name": "GT (queries)", "showlegend": false, "type": "mesh3d", "x": [16.93, 16.05, 15.86, 15.9, 16.1, 16.05], "y": [258.9, 259.7, 258.5, 258.4, 259.7, 259.7], "z": [22.03, 21.64, 21.56, 22.52, 22.6, 21.64]}, {"hovertemplate": "GT 1400075330517400", "legendgroup": "GT (queries)", "line": {"color": "rgba(0,100,255,0.55)", "width": 1}, "mode": "lines", "name": "GT (queries)", "showlegend": false, "type": "scatter3d", "x": [16.93, 16.05, 15.86, 16.93, 15.86, 15.9, 16.93, 15.9, 16.1, 16.93, 16.1, 16.05], "y": [258.9, 259.7, 258.5, 258.9, 258.5, 258.4, 258.9, 258.4, 259.7, 258.9, 259.7, 259.7], "z": [22.03, 21.64, 21.56, 22.03, 21.56, 22.52, 22.03, 22.52, 22.6, 22.03, 22.6, 21.64]}, {"color": "rgba(0,220,0,0.55)", "hovertemplate": "Pred 1400075330517400", "i": [0, 0, 0, 0], "j": [1, 2, 3, 4], "k": [2, 3, 4, 1], "legendgroup": "Predicted (queries)", "name": "Predicted (queries)", "showlegend": false, "type": "mesh3d", "x": [16.86, 15.99, 15.8, 15.84, 16.04, 15.99], "y": [258.9, 259.7, 258.4, 258.3, 259.6, 259.7], "z": [21.99, 21.61, 21.52, 22.48, 22.57, 21.61]}, {"hovertemplate": "Pred 1400075330517400", "legendgroup": "Predicted (queries)", "line": {"color": "rgba(0,220,0,0.55)", "width": 1}, "mode": "lines", "name": "Predicted (queries)", "showlegend": false, "type": "scatter3d", "x": [16.86, 15.99, 15.8, 16.86, 15.8, 15.84, 16.86, 15.84, 16.04, 16.86, 16.04, 15.99], "y": [258.9, 259.7, 258.4, 258.9, 258.4, 258.3, 258.9, 258.3, 259.6, 258.9, 259.6, 259.7], "z": [21.99, 21.61, 21.52, 21.99, 21.52, 22.48, 21.99, 22.48, 22.57, 21.99, 22.57, 21.61]}, {"color": "rgba(0,100,255,0.55)", "hovertemplate": "GT 1400075337328981", "i": [0, 0, 0, 0], "j": [1, 2, 3, 4], "k": [2, 3, 4, 1], "legendgroup": "GT (queries)", "name": "GT (queries)", "showlegend": false, "type": "mesh3d", "x": [-28.07, -29.05, -29.04, -29.01, -29.02, -29.05], "y": [263.6, 264.3, 263.0, 262.9, 264.2, 264.3], "z": [22.54, 22.14, 22.04, 22.99, 23.1, 22.14]}, {"hovertemplate": "GT 1400075337328981", "legendgroup": "GT (queries)", "line": {"color": "rgba(0,100,255,0.55)", "width": 1}, "mode": "lines", "name": "GT (queries)", "showlegend": false, "type": "scatter3d", "x": [-28.07, -29.05, -29.04, -28.07, -29.04, -29.01, -28.07, -29.01, -29.02, -28.07, -29.02, -29.05], "y": [263.6, 264.3, 263.0, 263.6, 263.0, 262.9, 263.6, 262.9, 264.2, 263.6, 264.2, 264.3], "z": [22.54, 22.14, 22.04, 22.54, 22.04, 22.99, 22.54, 22.99, 23.1, 22.54, 23.1, 22.14]}, {"color": "rgba(0,220,0,0.55)", "hovertemplate": "Pred 1400075337328981", "i": [0, 0, 0, 0], "j": [1, 2, 3, 4], "k": [2, 3, 4, 1], "legendgroup": "Predicted (queries)", "name": "Predicted (queries)", "showlegend": false, "type": "mesh3d", "x": [-28.03, -29.01, -28.99, -28.96, -28.98, -29.01], "y": [263.6, 264.3, 263.0, 262.9, 264.2, 264.3], "z": [22.61, 22.21, 22.11, 23.06, 23.17, 22.21]}, {"hovertemplate": "Pred 1400075337328981", "legendgroup": "Predicted (queries)", "line": {"color": "rgba(0,220,0,0.55)", "width": 1}, "mode": "lines", "name": "Predicted (queries)", "showlegend": false, "type": "scatter3d", "x": [-28.03, -29.01, -28.99, -28.03, -28.99, -28.96, -28.03, -28.96, -28.98, -28.03, -28.98, -29.01], "y": [263.6, 264.3, 263.0, 263.6, 263.0, 262.9, 263.6, 262.9, 264.2, 263.6, 264.2, 264.3], "z": [22.61, 22.21, 22.11, 22.61, 22.11, 23.06, 22.61, 23.06, 23.17, 22.61, 23.17, 22.21]}, {"color": "rgba(0,100,255,0.55)", "hovertemplate": "GT 1400075344453058", "i": [0, 0, 0, 0], "j": [1, 2, 3, 4], "k": [2, 3, 4, 1], "legendgroup": "GT (queries)", "name": "GT (queries)", "showlegend": false, "type": "mesh3d", "x": [-75.87, -76.98, -76.7, -76.67, -76.95, -76.98], "y": [258.2, 258.7, 257.4, 257.4, 258.6, 258.7], "z": [21.72, 21.29, 21.25, 22.19, 22.23, 21.29]}, {"hovertemplate": "GT 1400075344453058", "legendgroup": "GT (queries)", "line": {"color": "rgba(0,100,255,0.55)", "width": 1}, "mode": "lines", "name": "GT (queries)", "showlegend": false, "type": "scatter3d", "x": [-75.87, -76.98, -76.7, -75.87, -76.7, -76.67, -75.87, -76.67, -76.95, -75.87, -76.95, -76.98], "y": [258.2, 258.7, 257.4, 258.2, 257.4, 257.4, 258.2, 257.4, 258.6, 258.2, 258.6, 258.7], "z": [21.72, 21.29, 21.25, 21.72, 21.25, 22.19, 21.72, 22.19, 22.23, 21.72, 22.23, 21.29]}, {"color": "rgba(0,220,0,0.55)", "hovertemplate": "Pred 1400075344453058", "i": [0, 0, 0, 0], "j": [1, 2, 3, 4], "k": [2, 3, 4, 1], "legendgroup": "Predicted (queries)", "name": "Predicted (queries)", "showlegend": false, "type": "mesh3d", "x": [-75.88, -76.99, -76.67, -76.66, -76.98, -76.99], "y": [258.8, 259.2, 257.9, 257.9, 259.1, 259.2], "z": [21.84, 21.39, 21.33, 22.28, 22.34, 21.39]}, {"hovertemplate": "Pred 1400075344453058", "legendgroup": "Predicted (queries)", "line": {"color": "rgba(0,220,0,0.55)", "width": 1}, "mode": "lines", "name": "Predicted (queries)", "showlegend": false, "type": "scatter3d", "x": [-75.88, -76.99, -76.67, -75.88, -76.67, -76.66, -75.88, -76.66, -76.98, -75.88, -76.98, -76.99], "y": [258.8, 259.2, 257.9, 258.8, 257.9, 257.9, 258.8, 257.9, 259.1, 258.8, 259.1, 259.2], "z": [21.84, 21.39, 21.33, 21.84, 21.33, 22.28, 21.84, 22.28, 22.34, 21.84, 22.34, 21.39]}], "layout": {"height": 800, "legend": {"orientation": "h", "x": 0.1, "xanchor": "left", "y": 0.99, "yanchor": "top"}, "margin": {"b": 0, "l": 0, "pad": 0, "r": 0, "t": 0}, "scene": {"aspectmode": "data", "camera": {"eye": {"x": 0, "y": -0.1, "z": -2}, "projection": {"type": "orthographic"}, "up": {"x": 0, "y": -1, "z": 0}}, "dragmode": "orbit", "xaxis": {"autorange": true, "showbackground": false, "showgrid": false, "showline": false, "showticklabels": true, "visible": false}, "yaxis": {"autorange": true, "showbackground": false, "showgrid": false, "showline": false, "showticklabels": true, "visible": false}, "zaxis": {"autorange": true, "showbackground": false, "showgrid": false, "showline": false, "showticklabels": true, "visible": false}}}}
